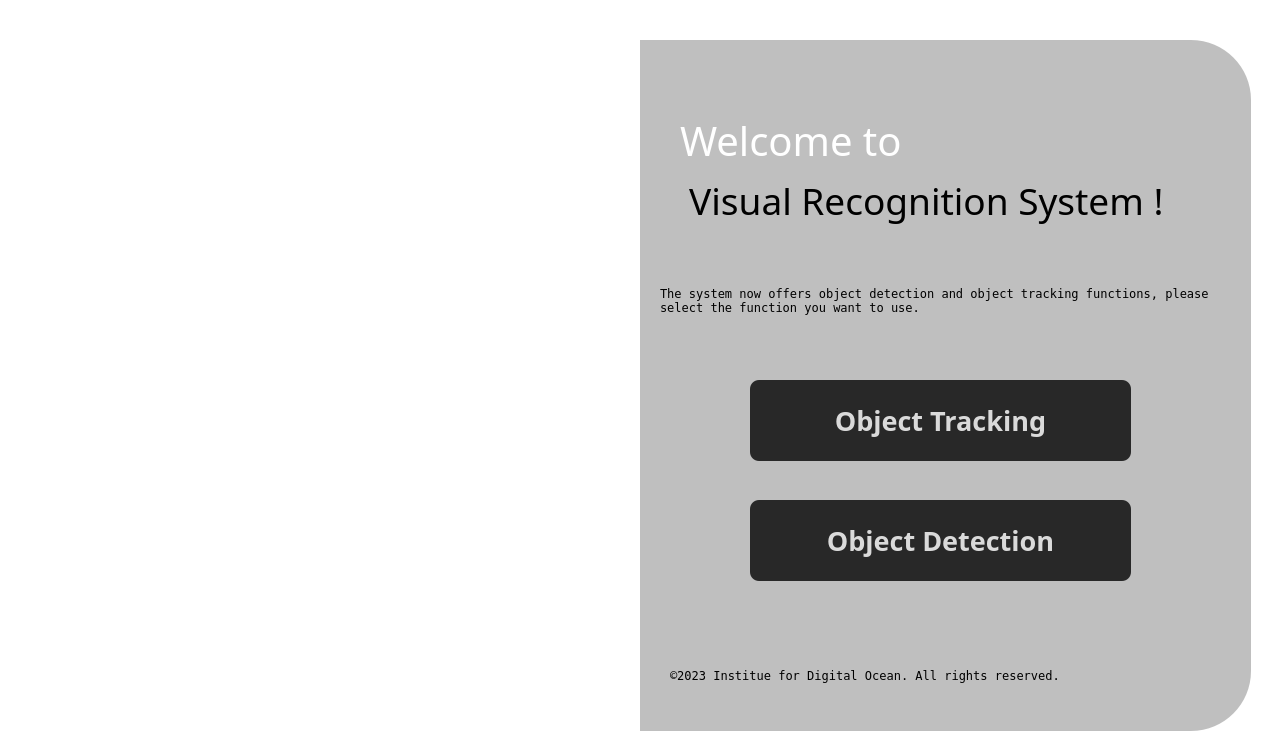
<?xml version="1.0" encoding="UTF-8"?>
<ui version="4.0">
 <class>MainWindow</class>
 <widget class="QMainWindow" name="MainWindow">
  <property name="geometry">
   <rect>
    <x>0</x>
    <y>0</y>
    <width>1269</width>
    <height>754</height>
   </rect>
  </property>
  <property name="windowTitle">
   <string>MainWindow</string>
  </property>
  <property name="styleSheet">
   <string notr="true">background-color: transparent;</string>
  </property>
  <widget class="QWidget" name="centralwidget">
   <widget class="QLabel" name="label">
    <property name="geometry">
     <rect>
      <x>30</x>
      <y>40</y>
      <width>611</width>
      <height>691</height>
     </rect>
    </property>
    <property name="styleSheet">
     <string notr="true">border-image: url(:/img/background1.jpg);

border-top-left-radius:60px;
border-bottom-left-radius:60px</string>
    </property>
    <property name="text">
     <string/>
    </property>
   </widget>
   <widget class="QLabel" name="label_2">
    <property name="geometry">
     <rect>
      <x>640</x>
      <y>40</y>
      <width>611</width>
      <height>691</height>
     </rect>
    </property>
    <property name="font">
     <font>
      <weight>50</weight>
      <bold>false</bold>
     </font>
    </property>
    <property name="styleSheet">
     <string notr="true">background-color: rgb(191, 191, 191);
border-top-right-radius:60px;
border-bottom-right-radius:60px</string>
    </property>
    <property name="text">
     <string/>
    </property>
   </widget>
   <widget class="QLabel" name="label_3">
    <property name="geometry">
     <rect>
      <x>680</x>
      <y>110</y>
      <width>251</width>
      <height>61</height>
     </rect>
    </property>
    <property name="font">
     <font>
      <family>Cooper Black</family>
      <pointsize>30</pointsize>
     </font>
    </property>
    <property name="styleSheet">
     <string notr="true">color: rgb(255, 255, 255);</string>
    </property>
    <property name="text">
     <string>Welcome to</string>
    </property>
   </widget>
   <widget class="QLabel" name="label_4">
    <property name="geometry">
     <rect>
      <x>670</x>
      <y>170</y>
      <width>611</width>
      <height>61</height>
     </rect>
    </property>
    <property name="font">
     <font>
      <family>Cooper Black</family>
      <pointsize>28</pointsize>
     </font>
    </property>
    <property name="text">
     <string>  Visual Recognition System !</string>
    </property>
   </widget>
   <widget class="QPushButton" name="maxButton_4">
    <property name="geometry">
     <rect>
      <x>1100</x>
      <y>70</y>
      <width>50</width>
      <height>28</height>
     </rect>
    </property>
    <property name="minimumSize">
     <size>
      <width>50</width>
      <height>28</height>
     </size>
    </property>
    <property name="maximumSize">
     <size>
      <width>50</width>
      <height>28</height>
     </size>
    </property>
    <property name="styleSheet">
     <string notr="true">QPushButton {
border-style: solid;
border-width: 0px;
border-radius: 0px;
background-color: rgba(223, 223, 223, 0);}
QPushButton::focus{outline: none;}
QPushButton::hover {
border-style: solid;
border-width: 0px;
border-radius: 0px;
background-color: rgba(223, 223, 223, 150);}</string>
    </property>
    <property name="text">
     <string/>
    </property>
    <property name="icon">
     <iconset>
      <normaloff>:/img/icon/正方形.png</normaloff>
      <activeon>:/img/icon/还原.png</activeon>
      <selectedon>:/img/icon/还原.png</selectedon>:/img/icon/正方形.png</iconset>
    </property>
    <property name="checkable">
     <bool>true</bool>
    </property>
   </widget>
   <widget class="QPushButton" name="closeButton_4">
    <property name="geometry">
     <rect>
      <x>1150</x>
      <y>70</y>
      <width>50</width>
      <height>28</height>
     </rect>
    </property>
    <property name="minimumSize">
     <size>
      <width>50</width>
      <height>28</height>
     </size>
    </property>
    <property name="maximumSize">
     <size>
      <width>50</width>
      <height>28</height>
     </size>
    </property>
    <property name="styleSheet">
     <string notr="true">QPushButton {
border-style: solid;
border-width: 0px;
border-radius: 0px;
background-color: rgba(223, 223, 223, 0);}
QPushButton::focus{outline: none;}
QPushButton::hover {
border-style: solid;
border-width: 0px;
border-radius: 0px;
background-color: rgba(223, 223, 223, 150);}</string>
    </property>
    <property name="text">
     <string/>
    </property>
    <property name="icon">
     <iconset>
      <normaloff>:/img/icon/关闭.png</normaloff>:/img/icon/关闭.png</iconset>
    </property>
   </widget>
   <widget class="QPushButton" name="minButton_4">
    <property name="geometry">
     <rect>
      <x>1050</x>
      <y>70</y>
      <width>50</width>
      <height>28</height>
     </rect>
    </property>
    <property name="minimumSize">
     <size>
      <width>50</width>
      <height>28</height>
     </size>
    </property>
    <property name="maximumSize">
     <size>
      <width>50</width>
      <height>28</height>
     </size>
    </property>
    <property name="styleSheet">
     <string notr="true">QPushButton {
border-style: solid;
border-width: 0px;
border-radius: 0px;
background-color: rgba(223, 223, 223, 0);}
QPushButton::focus{outline: none;}
QPushButton::hover {
border-style: solid;
border-width: 0px;
border-radius: 0px;
background-color: rgba(223, 223, 223, 150);}</string>
    </property>
    <property name="text">
     <string/>
    </property>
    <property name="icon">
     <iconset>
      <normaloff>:/img/icon/最小化.png</normaloff>:/img/icon/最小化.png</iconset>
    </property>
   </widget>
   <widget class="QLabel" name="label_11">
    <property name="geometry">
     <rect>
      <x>660</x>
      <y>210</y>
      <width>581</width>
      <height>181</height>
     </rect>
    </property>
    <property name="font">
     <font>
      <family>Fixedsys</family>
     </font>
    </property>
    <property name="text">
     <string>The system now offers object detection and object tracking functions, please select the function you want to use.</string>
    </property>
    <property name="wordWrap">
     <bool>true</bool>
    </property>
   </widget>
   <widget class="QLabel" name="label_12">
    <property name="geometry">
     <rect>
      <x>670</x>
      <y>660</y>
      <width>551</width>
      <height>31</height>
     </rect>
    </property>
    <property name="font">
     <font>
      <family>Fixedsys</family>
     </font>
    </property>
    <property name="text">
     <string>©2023 Institue for Digital Ocean. All rights reserved.</string>
    </property>
   </widget>
   <widget class="QPushButton" name="pushButton_3">
    <property name="geometry">
     <rect>
      <x>750</x>
      <y>380</y>
      <width>381</width>
      <height>81</height>
     </rect>
    </property>
    <property name="sizePolicy">
     <sizepolicy hsizetype="Minimum" vsizetype="Minimum">
      <horstretch>0</horstretch>
      <verstretch>0</verstretch>
     </sizepolicy>
    </property>
    <property name="font">
     <font>
      <family>微软雅黑</family>
      <pointsize>20</pointsize>
      <weight>75</weight>
      <bold>true</bold>
     </font>
    </property>
    <property name="styleSheet">
     <string notr="true">
		

 		border-radius:9px;
		background:rgba(40, 40, 40);
color: rgb(218, 218, 218);</string>
    </property>
    <property name="text">
     <string>Object Tracking</string>
    </property>
   </widget>
   <widget class="QPushButton" name="pushButton">
    <property name="geometry">
     <rect>
      <x>750</x>
      <y>500</y>
      <width>381</width>
      <height>81</height>
     </rect>
    </property>
    <property name="sizePolicy">
     <sizepolicy hsizetype="Minimum" vsizetype="Minimum">
      <horstretch>0</horstretch>
      <verstretch>0</verstretch>
     </sizepolicy>
    </property>
    <property name="font">
     <font>
      <family>微软雅黑</family>
      <pointsize>20</pointsize>
      <weight>75</weight>
      <bold>true</bold>
     </font>
    </property>
    <property name="styleSheet">
     <string notr="true">
		

 		border-radius:9px;
		background:rgba(40, 40, 40);
color: rgb(218, 218, 218);</string>
    </property>
    <property name="text">
     <string>Object Detection</string>
    </property>
   </widget>
  </widget>
  <widget class="QStatusBar" name="statusbar"/>
 </widget>
 <resources>
  <include location="apprcc.qrc"/>
 </resources>
 <connections/>
</ui>
